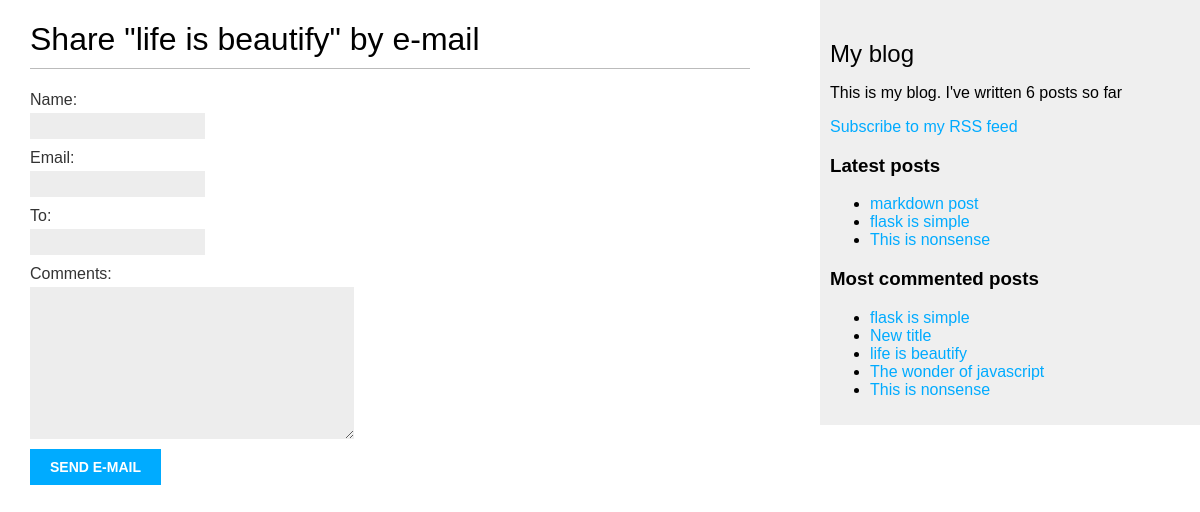
Screenshot of /blog/1/share/ with the database file from the repository.
### blog/models.py (models this page shows, shortened)
class Post(models.Model):
    class Status(models.TextChoices):
        DRAFT = 'DF', 'Draft'
        PUBLISHED = 'PB', 'Published'
    title = models.CharField(max_length=250)
    slug = models.SlugField(max_length=250, unique_for_date='publish')
    author = models.ForeignKey(
        settings.AUTH_USER_MODEL,
        on_delete=models.CASCADE,
        related_name='blog_posts'
    )
    body = models.TextField()
    publish = models.DateTimeField(default=timezone.now)
    created = models.DateTimeField(auto_now_add=True)
    updated = models.DateTimeField(auto_now=True)
    status = models.CharField(
        max_length=2,
        choices=Status,
        default=Status.DRAFT
    )
    objects = models.Manager() # The default manager.
    published = PublishedManager() # Our custom manager
    tags = TaggableManager()
    class Meta:
        ordering = ['-publish']
        indexes = [
            models.Index(fields=['-publish']),
        ]
    """
    The reverse() function will build the URL dynamically using the URL name defined
    in the URL paterns. We have used the blog namespace followed by a colon and
    the post_detail URL name. Remeber that the blog namespace is defined in the
    main urls.py file of the project when including the URL
    patterns from blog.urls. The post_detail URL is defined in the urls.py file of the blog application.mt
    """
    def get_absolute_url(self):
        return reverse(
            'blog:post_detail',
            args=[
                self.publish.year,
                self.publish.month,
                self.publish.day,
                self.slug]
        )

### blog/views.py (the view)
# urls.py: path('<int:post_id>/share/', views.post_share, name='post_share'),
def post_share(request, post_id):
    post = get_object_or_404(
        Post,
        id=post_id,
        status=Post.Status.PUBLISHED
    )
    sent = False
    if request.method == 'POST':
        form = EmailPostForm(request.POST)
        if form.is_valid():
            cd = form.cleaned_data
            post_url = request.build_absolute_uri(
                post.get_absolute_url()
            )
            subject = (
                f"{cd['name']} ({cd['email']}) "
                f"recommends you read {post.title}"
            )
            message = (
                f"Read {post.title} at {post_url}\n\n"
                f"{cd['name']}\'s comments: {cd['comments']}"
            )
            send_mail(
                subject=subject,
                message=message,
                from_email=None,
                recipient_list=[cd['to']]
            )
            sent = True
    else:
        form = EmailPostForm()
    return render(request, 'blog/post/share.html', {'post': post, 'form': form, 'sent': sent})

### blog/forms.py
class EmailPostForm(forms.Form):
    name = forms.CharField(max_length=25)
    email = forms.EmailField()
    to = forms.EmailField()
    comments = forms.CharField(
        required=False,
        widget=forms.Textarea
    )

### blog/models.py (called while the page is built)
    def get_queryset(self):
        return (
            super().get_queryset().filter(status=Post.Status.PUBLISHED)
        )

### blog/templatetags/blog_tags.py (called while the page is built)
@register.simple_tag
def total_posts():
    return Post.published.count()

@register.inclusion_tag('blog/post/latest_posts.html')
def show_latest_posts(count=5): # The counts specifies the number of posts to display
    latest_posts = Post.published.order_by('-publish')[:count]
    return {'latest_posts': latest_posts}

@register.simple_tag
def get_most_commented_posts(count=5):
    return Post.published.annotate(
        total_comments=Count('comments')
    ).order_by('-total_comments')[:count]

### blog/templates/blog/post/share.html (shortened to what this page needs)
{% extends "blog/base.html" %}
{% block content %}
 {% if sent %}
 <h1>E-mail successfully sent</h1>
 <p>
 "{{ post.title }}" was successfully sent to {{ form.cleaned_data.to }}.
 </p>
 {% else %}
 <h1>Share "{{ post.title }}" by e-mail</h1>
 <form method="post">
 {{ form.as_p }}
  <input type="submit" value="Send e-mail">
 </form>
 {% endif %}
{% endblock %}

### blog/templates/blog/base.html (shortened to what this page needs)
{% load blog_tags %}
{% load static %}
<!DOCTYPE html>
<html>
<head>
 <link href="{% static "css/blog.css" %}" rel="stylesheet">
</head>
<body>
    <div id="content">
        {% block content %}
        {% endblock %}
    </div>
    <div id="sidebar">
       <h2>My blog</h2>
       <p>This is my blog. I've written {% total_posts %} posts so far</p>
       <p>
         <a href="{% url "blog:post_feed" %}">Subscribe to my RSS feed</a>
       </p>
       <h3>Latest posts</h3>
       {% show_latest_posts 3 %}
       <h3>Most commented posts</h3>
       {% get_most_commented_posts as most_commented_posts %}
       <ul>
         {% for post in most_commented_posts %}
           <li>
             <a href="{{ post.get_absolute_url }}">{{ post.title }}</a>
           </li>
         {% endfor %}
       </ul>
    </div>
</body>
</html>

### blog/templates/blog/post/latest_posts.html
<ul>
  {% for post in latest_posts %}
  <li>
    <a href="{{ post.get_absolute_url }}">{{ post.title }}</a>
  </li>
  {% endfor %}
</ul>

### blog/static/css/blog.css (style rules this page uses)
body { margin:0; padding:0; font-family:helvetica, sans-serif; }
a { color:#00abff; text-decoration:none; }
h1 { font-weight:normal; border-bottom:1px solid #bbb; padding:0 0 10px 0; }
h2 { font-weight:normal; margin:30px 0 0; }
#content { float:left; width:60%; padding:0 0 0 30px; }
#sidebar { float:right; width:30%; padding:10px; background:#efefef; height:100%; }
label { float:left; clear:both; color:#333; margin-bottom:4px; }
input, textarea { clear:both; float:left; margin:0 0 10px; background:#ededed; border:0; padding:6px 10px; font-size:12px; }
input[type=submit] { font-weight:bold; background:#00abff; color:#fff; padding:10px 20px; font-size:14px; text-transform:uppercase; }

### rows the page displays
Post: title "life is beautify"
Post: title "markdown post"
Post: title "flask is simple"
Post: title "This is nonsense"
Post: title "New title"
Post: title "The wonder of javascript"
